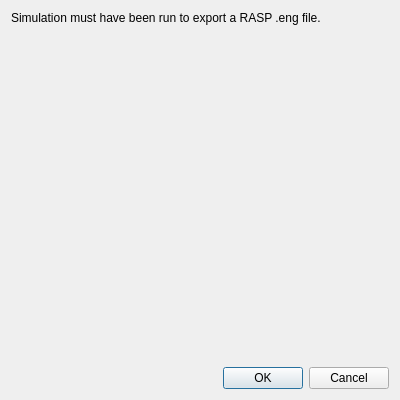
<?xml version="1.0" encoding="UTF-8"?>
<ui version="4.0">
 <class>EngExporterDialog</class>
 <widget class="QDialog" name="EngExporterDialog">
  <property name="geometry">
   <rect>
    <x>0</x>
    <y>0</y>
    <width>400</width>
    <height>400</height>
   </rect>
  </property>
  <property name="minimumSize">
   <size>
    <width>400</width>
    <height>400</height>
   </size>
  </property>
  <property name="maximumSize">
   <size>
    <width>400</width>
    <height>400</height>
   </size>
  </property>
  <property name="windowTitle">
   <string>Export .eng file</string>
  </property>
  <property name="windowIcon">
   <iconset>
    <normaloff>resources/oMIconCycles.png</normaloff>resources/oMIconCycles.png</iconset>
  </property>
  <layout class="QVBoxLayout" name="verticalLayout">
   <item>
    <widget class="QLabel" name="label">
     <property name="sizePolicy">
      <sizepolicy hsizetype="Preferred" vsizetype="Minimum">
       <horstretch>0</horstretch>
       <verstretch>0</verstretch>
      </sizepolicy>
     </property>
     <property name="text">
      <string>Simulation must have been run to export a RASP .eng file.</string>
     </property>
    </widget>
   </item>
   <item>
    <widget class="CollectionEditor" name="motorStats" native="true">
     <property name="sizePolicy">
      <sizepolicy hsizetype="Preferred" vsizetype="Expanding">
       <horstretch>0</horstretch>
       <verstretch>0</verstretch>
      </sizepolicy>
     </property>
    </widget>
   </item>
   <item>
    <widget class="QDialogButtonBox" name="buttonBox">
     <property name="orientation">
      <enum>Qt::Horizontal</enum>
     </property>
     <property name="standardButtons">
      <set>QDialogButtonBox::Cancel|QDialogButtonBox::Ok</set>
     </property>
    </widget>
   </item>
  </layout>
 </widget>
 <customwidgets>
  <customwidget>
   <class>CollectionEditor</class>
   <extends>QWidget</extends>
   <header location="global">uilib.widgets.collectionEditor</header>
   <container>1</container>
  </customwidget>
 </customwidgets>
 <resources/>
 <connections>
  <connection>
   <sender>buttonBox</sender>
   <signal>accepted()</signal>
   <receiver>EngExporterDialog</receiver>
   <slot>accept()</slot>
   <hints>
    <hint type="sourcelabel">
     <x>248</x>
     <y>254</y>
    </hint>
    <hint type="destinationlabel">
     <x>157</x>
     <y>274</y>
    </hint>
   </hints>
  </connection>
  <connection>
   <sender>buttonBox</sender>
   <signal>rejected()</signal>
   <receiver>EngExporterDialog</receiver>
   <slot>reject()</slot>
   <hints>
    <hint type="sourcelabel">
     <x>316</x>
     <y>260</y>
    </hint>
    <hint type="destinationlabel">
     <x>286</x>
     <y>274</y>
    </hint>
   </hints>
  </connection>
 </connections>
</ui>
